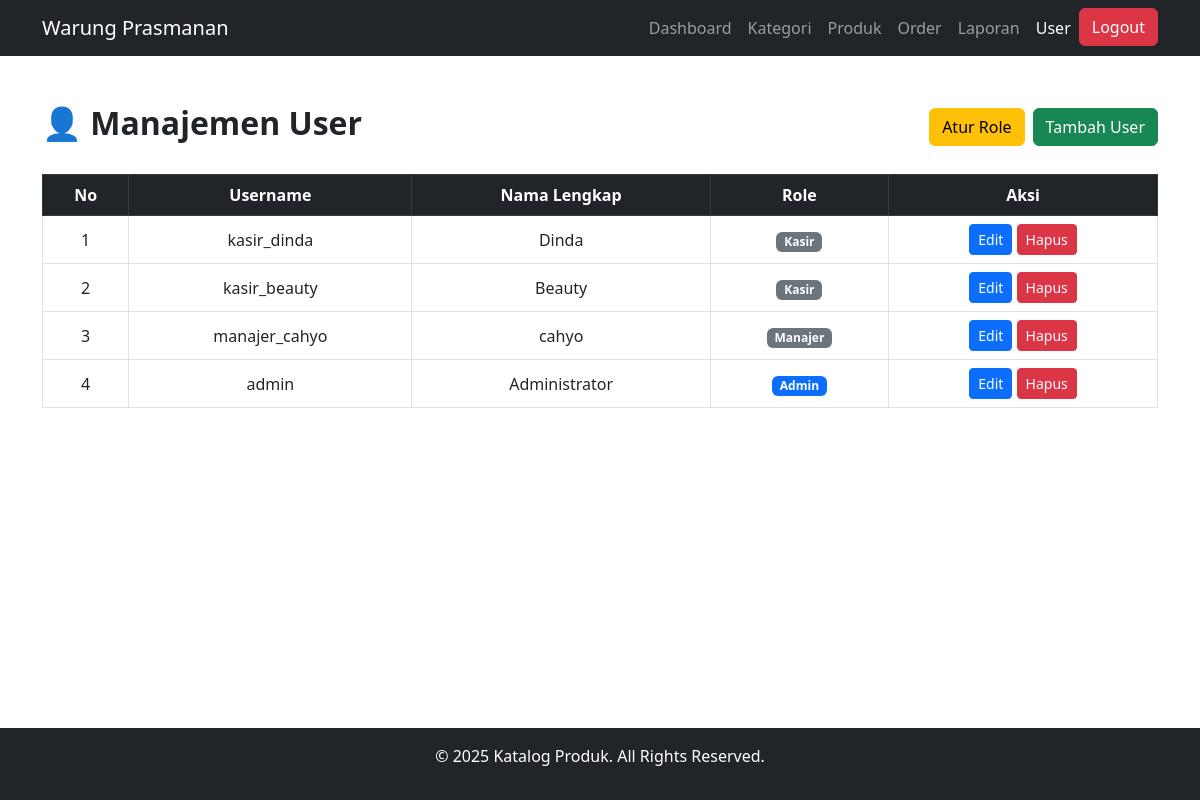
Screenshot of /user/index.php (signed in) with the database file from the repository.
### tables this page shows
CREATE TABLE `users` (
  `id` int(11) NOT NULL,
  `username` varchar(50) DEFAULT NULL,
  `password` varchar(255) DEFAULT NULL,
  `role` enum('admin','kasir','manajer') DEFAULT NULL,
  `nama_lengkap` varchar(100) DEFAULT NULL
);

### user/index.php (the view, shortened to what this page needs)
<?php
include '../config/db.php';
include '../includes/navbar.php';
$sql = "SELECT * FROM users ORDER BY id DESC";
$result = $koneksi->query($sql);
?>
<div class="container mt-5">
    <div class="d-flex justify-content-between align-items-center mb-4">
        <h2 class="fw-bold">👤 Manajemen User</h2>
        <div class="d-flex gap-2">
            <a href="atur_role.php" class="btn btn-warning">Atur Role</a>
            <a href="create_user.php" class="btn btn-success"></i> Tambah User</a>
        </div>
    </div>
    <table class="table table-bordered table-hover">
        <thead class="table-dark text-center">
            <tr>
                <th>No</th>
                <th>Username</th>
                <th>Nama Lengkap</th>
                <th>Role</th>
                <th>Aksi</th>
            </tr>
        </thead>
        <tbody>
            <?php if ($result->num_rows > 0): $no = 1; ?>
                <?php while($row = $result->fetch_assoc()): ?>
                    <tr class="align-middle text-center">
                        <td><?= $no++ ?></td>
                        <td><?= htmlspecialchars($row['username']) ?></td>
                        <td><?= htmlspecialchars($row['nama_lengkap']) ?></td>
                        <td>
                            <span class="badge bg-<?= $row['role'] === 'admin' ? 'primary' : 'secondary' ?>">
                                <?= ucfirst($row['role']) ?>
                            </span>
                        </td>
                        <td>
                            <a href="edit.php?id=<?= $row['id'] ?>" class="btn btn-sm btn-primary">Edit</a>
                            <a href="delete.php?id=<?= $row['id'] ?>" class="btn btn-sm btn-danger" onclick="return confirm('Yakin ingin menghapus user ini?')">
                            Hapus
                            </a>
                        </td>
                    </tr>
                <?php endwhile; ?>
            <?php else: ?>
                <tr><td colspan="5" class="text-center">Belum ada data user.</td></tr>
            <?php endif; ?>
        </tbody>
    </table>
</div>
<?php include '../includes/footer.php'; ?>

### includes/footer.php (style rules this page uses)
html, body { height: 100%; margin: 0; display: flex; flex-direction: column; }
.container { flex: 1; }

### rows the page displays
users: username "kasir_dinda", nama_lengkap "Dinda", role "Kasir"
users: username "kasir_beauty", nama_lengkap "Beauty", role "Kasir"
users: username "manajer_cahyo", nama_lengkap "cahyo", role "Manajer"
users: username "admin", nama_lengkap "Administrator", role "Admin"
